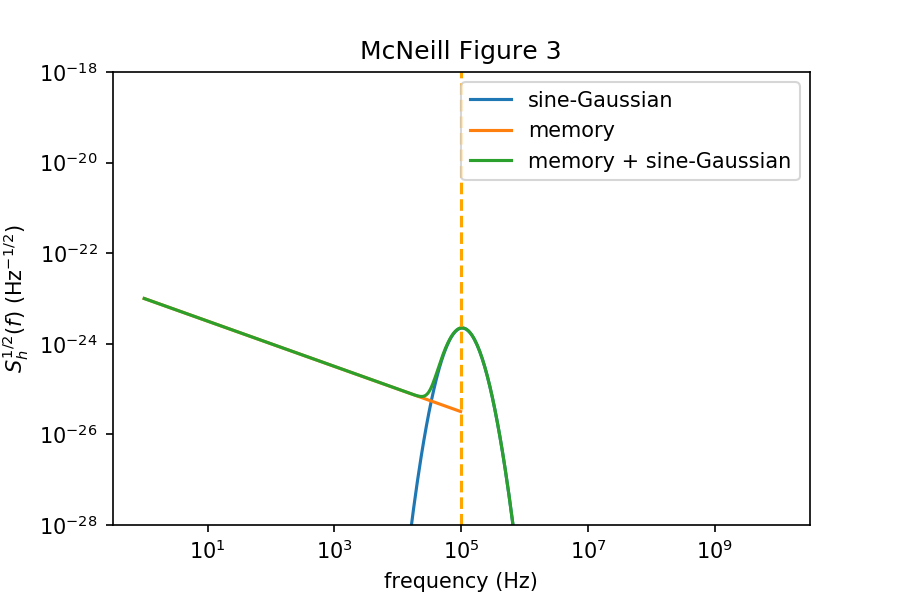

Write Python code to recreate this figure.
# Reference code: https://docs.scipy.org/doc/scipy/reference/tutorial/fftpack.html

%matplotlib inline
import numpy as np
from scipy.fftpack import fft
import matplotlib.pyplot as plt
# Number of sample points

f_c=1e5
Q = 50
A = 1e-25
Gamma = 2*np.pi*f_c/Q**2
# number of sample points
N = 1000
# sample spacing
T = 1./800

t = np.linspace(-N*T, N*T, N) #N*T
sineGaussian = A*np.exp(-Gamma*t**2)*np.sin(2*np.pi*f_c*t)

plt.plot(t, sineGaussian)
plt.xlabel('time (s)')
plt.ylabel('h(t)')
plt.title('Time Series of sine-Gaussian')
plt.savefig('time_series-1.png',dpi=150)
plt.show()

ASD = fft(sineGaussian)
freq = np.logspace(0.0, 10, N//2)

memory = 1e-23*freq**(-1/2)
memory[np.where(freq > (f_c-(f_c/Q)))] = 0


plt.loglog(freq, np.abs(ASD[0:N//2]), label = 'sine-Gaussian')
plt.loglog(freq[np.where(memory != 0)], memory[np.where(memory != 0)], label = 'memory')
plt.loglog(freq, memory+np.abs(ASD[0:N//2]), label = 'memory + sine-Gaussian')
plt.xlabel('frequency (Hz)')
plt.ylabel('$S^{1/2}_h (f)$ (Hz$^{-1/2}$)')
plt.title('McNeill Figure 3')
plt.ylim(1e-28,1e-18)
plt.legend()
plt.axvline(f_c-(f_c/Q), color = 'orange', linestyle = '--')
plt.savefig('test-FT-2.png', dpi=150)
# plt.grid()
plt.show()
